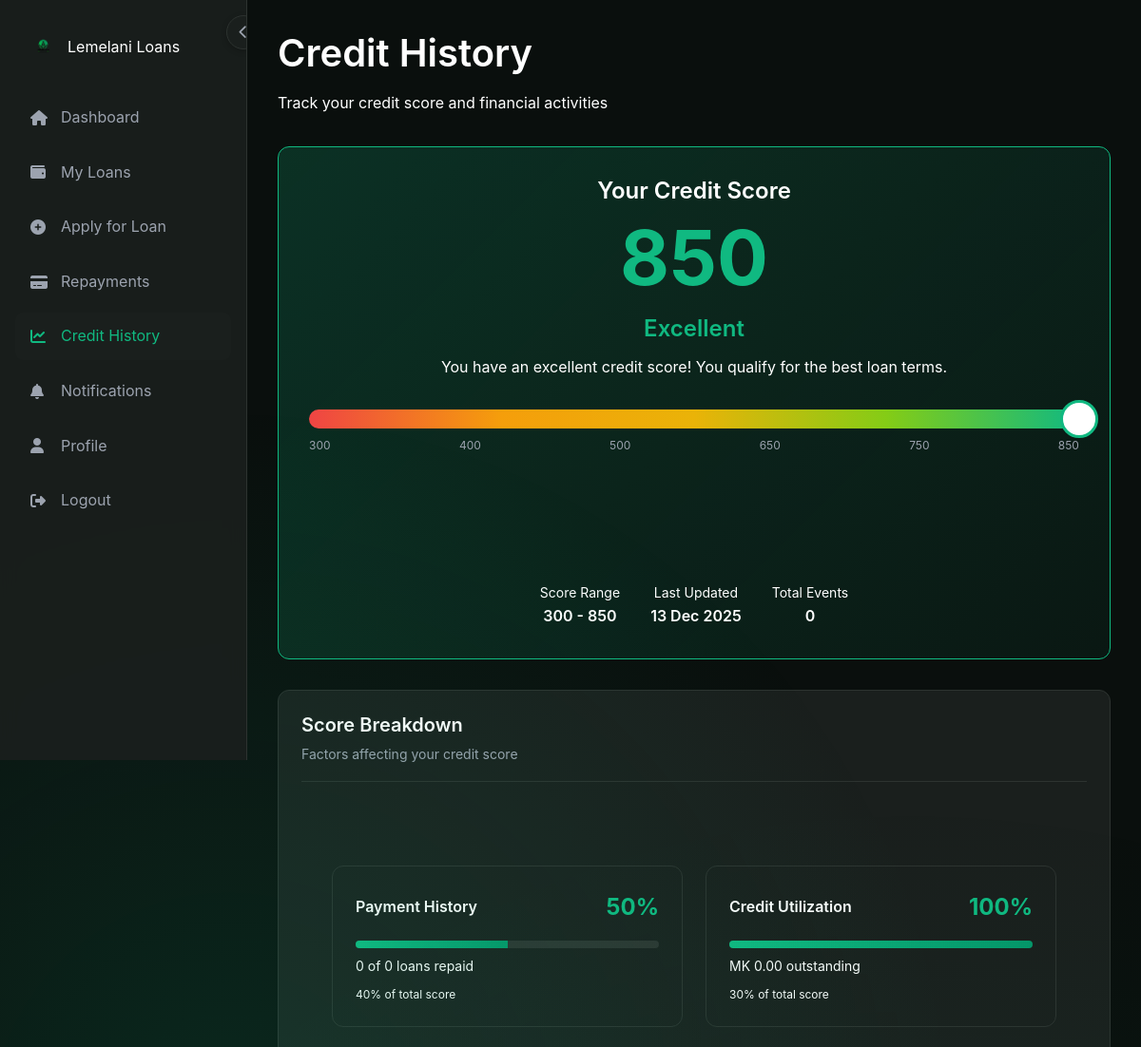
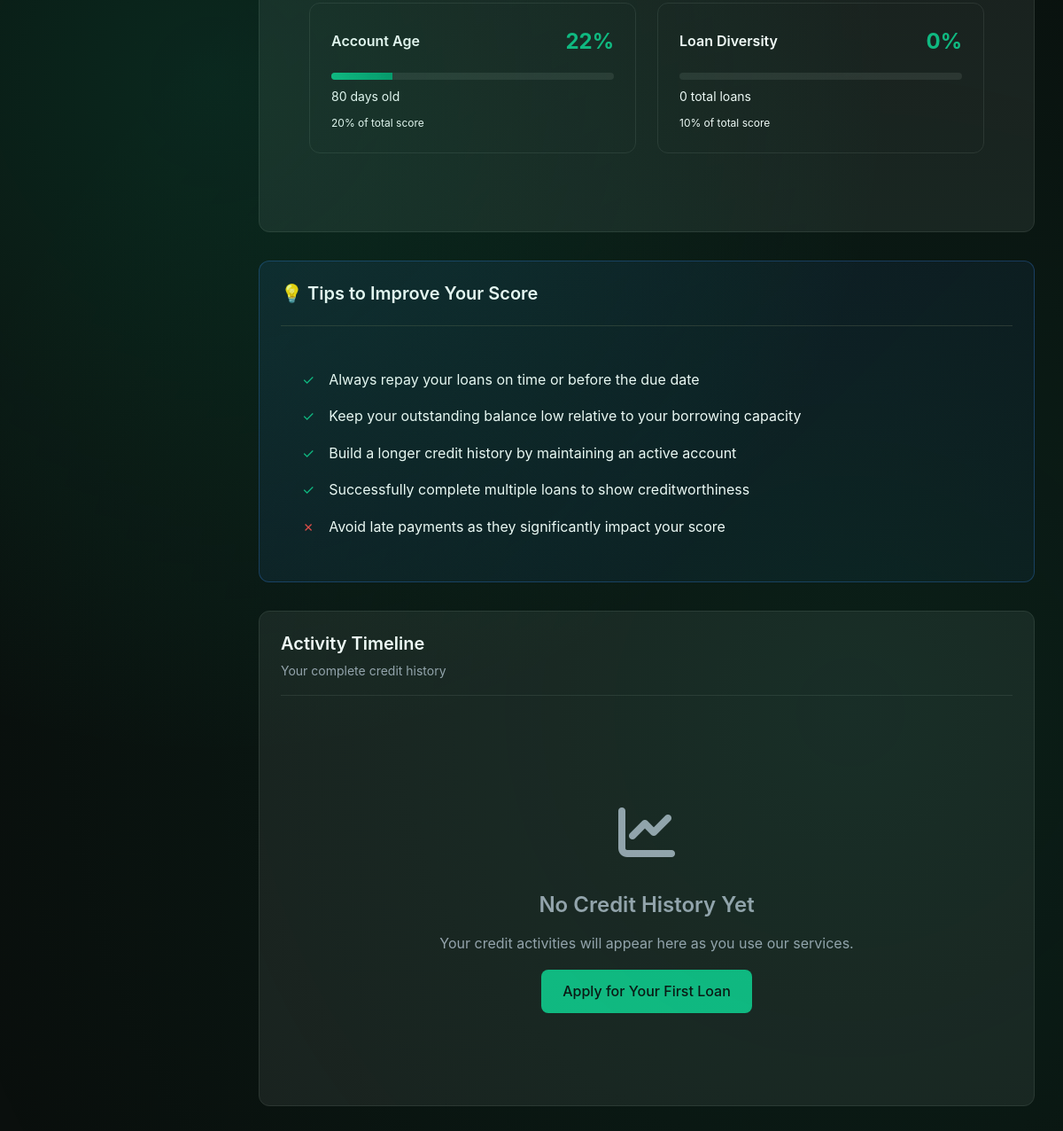
The page /credit-history.php (signed in) on the database its author committed (2 pictures, top to bottom).
### tables this page shows
CREATE TABLE users (
    user_id           INT UNSIGNED AUTO_INCREMENT PRIMARY KEY,
    full_name         VARCHAR(150)        NOT NULL,
    national_id       VARCHAR(30)         NOT NULL UNIQUE,
    phone             VARCHAR(20)         NOT NULL UNIQUE,
    email             VARCHAR(150)       UNIQUE,
    date_of_birth     DATE,
    gender            ENUM('male','female','other'),
    password_hash     VARCHAR(255)        NOT NULL,
    profile_photo     VARCHAR(255),
    is_verified       TINYINT(1)          DEFAULT 0,
    verification_status ENUM('pending','verified','rejected') DEFAULT 'pending',
    account_status    ENUM('active','suspended','blacklisted','closed') DEFAULT 'active',
    role              ENUM('customer','admin','manager')     DEFAULT 'customer',
    credit_score      SMALLINT UNSIGNED   DEFAULT 300,
    last_login        TIMESTAMP NULL,
    created_at        TIMESTAMP           DEFAULT CURRENT_TIMESTAMP,
    updated_at        TIMESTAMP           DEFAULT CURRENT_TIMESTAMP ON UPDATE CURRENT_TIMESTAMP,
    INDEX idx_national_id (national_id),
    INDEX idx_email (email),
    INDEX idx_role (role),
    INDEX idx_account_status (account_status),
    INDEX idx_is_verified (is_verified)
);

### credit-history.php (the view, shortened to what the rows shown need)
<?php
require_once 'config/config.php';
require_once 'classes/User.php';
$database = new Database();
$db = $database->getConnection();
$user = new User($db);
$user_data = $user->getUserById(get_user_id());
$credit_score = $user_data['credit_score'];
$account_age_days = (time() - strtotime($user_data['created_at'])) / (60 * 60 * 24);
$age_factor = min($account_age_days / 365, 1);
$credit_age_score = round($age_factor * 170);
$credit_age_pct = ($credit_age_score / 170) * 100;
function getCreditRating($score) {
    if ($score >= 750) return ['Excellent', 'var(--success)', 'You have an excellent credit score! You qualify for the best loan terms.'];
    return ['Very Poor', 'var(--error)', 'Your credit score is low. Build credit by repaying loans on time.'];
}
list($rating, $rating_color, $rating_message) = getCreditRating($credit_score);
?>
<!DOCTYPE html>
<html lang="en">
<head>
    <link rel="stylesheet" href="assets/css/style.css">
    <link rel="stylesheet" href="assets/css/fontawesome-all.min.css" />
</head>
<body>
    <div class="main-wrapper">
        <div class="main-content">
            <h1>Credit History</h1>
            <div class="credit-score-card">
                <h3 style="margin-bottom: 0.5rem;">Your Credit Score</h3>
                <div class="credit-score-display" style="color: <?php echo $rating_color; ?>">
                    <?php echo $credit_score; ?>
                </div>
                <div style="font-size: 1.5rem; font-weight: 600; color: <?php echo $rating_color; ?>; margin-bottom: 0.5rem;">
                    <?php echo $rating; ?>
                </div>
                <p class="text-secondary"><?php echo $rating_message; ?></p>
                <div class="credit-gauge">
                    <div class="gauge-bg">
                    </div>
                    <div class="gauge-labels">
                    </div>
                </div>
                <div style="display: flex; justify-content: center; gap: 2rem; margin-top: 2rem; flex-wrap: wrap;">
                    <div>
                    </div>
                    <div>
                        <div class="text-secondary" style="font-size: 0.875rem;">Last Updated</div>
                        <div style="font-weight: 600;"><?php echo format_date($user_data['updated_at']); ?></div>
                    </div>
                    <div>
                    </div>
                </div>
            </div>
            <div class="card mb-4">
                <div style="padding: 2rem;">
                    <div class="score-breakdown">
                        <div class="breakdown-item">
                            <div class="breakdown-header">
                                <span class="breakdown-label">Account Age</span>
                                <span class="breakdown-score"><?php echo round($credit_age_pct); ?>%</span>
                            </div>
                            <div class="progress-bar-wrapper">
                                <div class="progress-bar-fill" style="width: <?php echo $credit_age_pct; ?>%"></div>
                            </div>
                            <div class="text-secondary" style="font-size: 0.875rem;">
                                <?php echo round($account_age_days); ?> days old
                            </div>
                            <div class="text-secondary" style="font-size: 0.75rem; margin-top: 0.5rem;">
                                20% of total score
                            </div>
                        </div>
                    </div>
                </div>
            </div>
        </div>
    </div>
</body>
</html>

### rows shown on the page
users: credit_score "850", updated_at "13 Dec 2025", created_at "22"

### other values the page prints
SITE_NAME "Lemelani Loans"
$rating "Excellent"
$rating_message "You have an excellent credit score! You qualify for the best loan terms."
count($credit_history) "0"
$payment_history_pct "50"
$repaid_loans "0"
$total_loans "0"
$credit_utilization_pct "100"
format_currency($outstanding) "MK 0.00"
$loan_diversity_pct "0"
